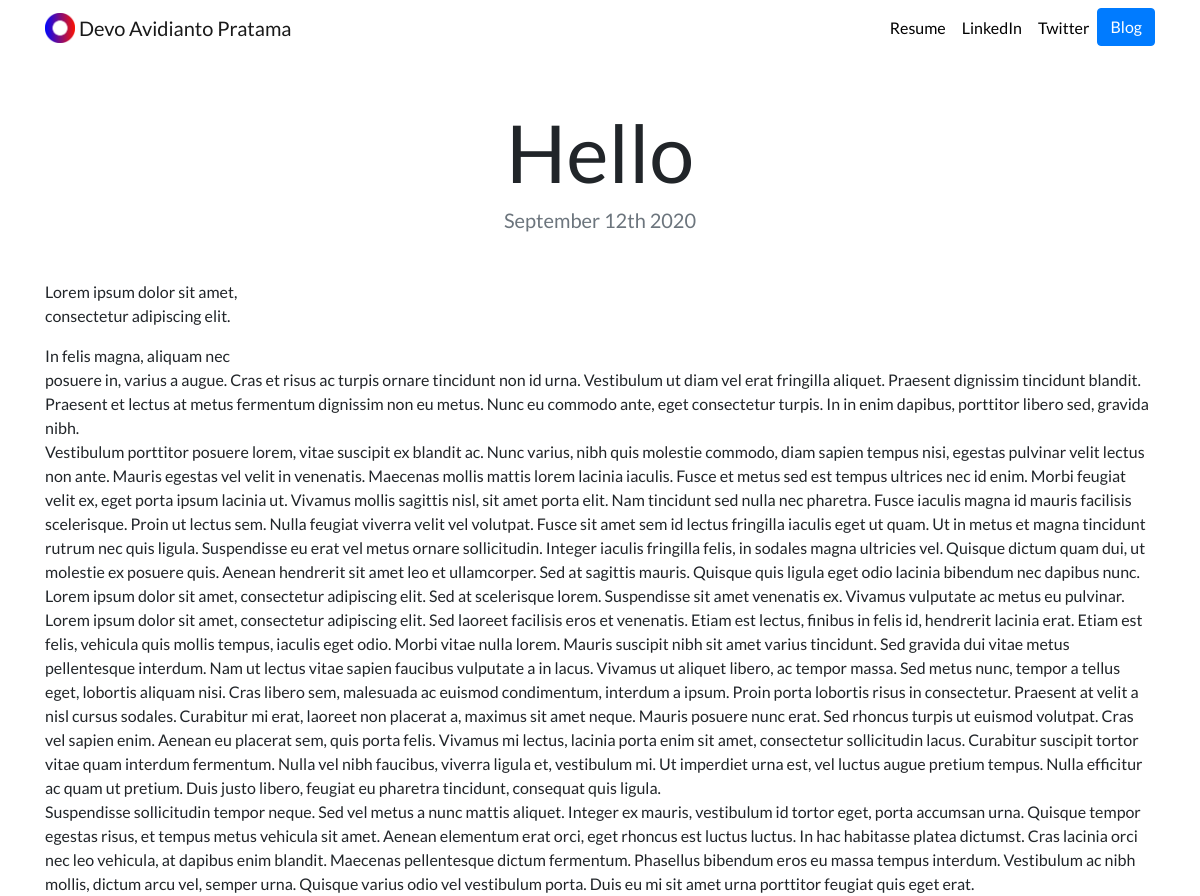
Page /blog/8/ on the committed database.
### blog/models.py (models this page shows, shortened)
class Blog(models.Model):
    title = models.CharField(max_length=200)
    description = models.TextField()
    date = models.DateField()

### blog/views.py (the view)
# urls.py: path('<int:blog_id>/', views.detail, name='detail'),
def detail(request, blog_id):
    blog = get_object_or_404(Blog, pk=blog_id)
    return render(request, 'blog/detail.html',{'blog' : blog})

### blog/templates/blog/detail.html
{% extends "portfolio/base.html" %}
{% load static %}
{% block content %}
<h1 class="text-center mt-5" id="blogdetailtitle">{{ blog.title }}</h1>
<h5 class="text-center text-muted mb-5">{{ blog.date|date:'F jS Y' }}</h5>
{{ blog.description|safe }}
{% endblock %}

### portfolio/static/portfolio/custom.css (style rules this page uses)
body { font-family: 'Lato', sans-serif; }
@media (min-width: 992px) { #blogdetailtitle { font-size: 5rem; } }

### rows in the picture
Blog: title "Hello", date "September 12th 2020", description "Lorem ipsum dolor sit amet, consectetur adipiscing elit. In felis magna, aliquam nec posuere in, varius a augue. Cras et risus ac turpis ornare tincidunt non id urna. Vestibulum ut diam vel erat fringilla aliquet. Praesent dignissim tincidunt blandit. Praesent et lectus at metus fermentum dignissim non eu metus. Nunc eu commodo ante, eget consectetur turpis. In in enim dapibus, porttitor libero sed, gravida nibh. Vestibulum porttitor posuere lorem, vitae suscipit ex blandit ac. Nunc varius, nibh quis molestie commodo, diam sapien tempus nisi, egestas pulvinar velit lectus non ante. Mauris egestas vel velit in venenatis. Maecenas mollis mattis lorem lacinia iaculis. Fusce et metus sed est…"
